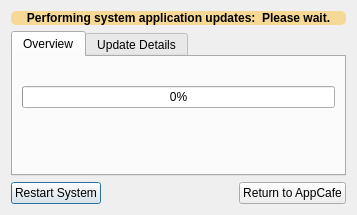
<?xml version="1.0" encoding="UTF-8"?>
<ui version="4.0">
 <class>UpdateDialog</class>
 <widget class="QDialog" name="UpdateDialog">
  <property name="geometry">
   <rect>
    <x>0</x>
    <y>0</y>
    <width>357</width>
    <height>215</height>
   </rect>
  </property>
  <property name="windowTitle">
   <string>Application Updates</string>
  </property>
  <property name="windowIcon">
   <iconset resource="SoftwareManager.qrc">
    <normaloff>:/icons/app_upgrade_small.png</normaloff>:/icons/app_upgrade_small.png</iconset>
  </property>
  <layout class="QVBoxLayout" name="verticalLayout">
   <item>
    <widget class="QLabel" name="label_info">
     <property name="font">
      <font>
       <weight>75</weight>
       <bold>true</bold>
      </font>
     </property>
     <property name="styleSheet">
      <string notr="true">background: rgba(250,210,120,190); border-radius: 5px;</string>
     </property>
     <property name="text">
      <string>Performing system application updates:  Please wait.</string>
     </property>
     <property name="alignment">
      <set>Qt::AlignCenter</set>
     </property>
     <property name="wordWrap">
      <bool>true</bool>
     </property>
    </widget>
   </item>
   <item>
    <widget class="QTabWidget" name="tabWidget">
     <property name="currentIndex">
      <number>0</number>
     </property>
     <widget class="QWidget" name="tab">
      <attribute name="title">
       <string>Overview</string>
      </attribute>
      <layout class="QVBoxLayout" name="verticalLayout_3">
       <item>
        <widget class="QLabel" name="label_progress">
         <property name="text">
          <string/>
         </property>
         <property name="alignment">
          <set>Qt::AlignCenter</set>
         </property>
         <property name="wordWrap">
          <bool>true</bool>
         </property>
        </widget>
       </item>
       <item>
        <widget class="QProgressBar" name="progressBar">
         <property name="value">
          <number>0</number>
         </property>
        </widget>
       </item>
       <item>
        <spacer name="verticalSpacer_2">
         <property name="orientation">
          <enum>Qt::Vertical</enum>
         </property>
         <property name="sizeHint" stdset="0">
          <size>
           <width>20</width>
           <height>40</height>
          </size>
         </property>
        </spacer>
       </item>
      </layout>
     </widget>
     <widget class="QWidget" name="tab_2">
      <attribute name="title">
       <string>Update Details</string>
      </attribute>
      <layout class="QVBoxLayout" name="verticalLayout_2">
       <item>
        <widget class="QTextEdit" name="text_log">
         <property name="styleSheet">
          <string notr="true">color: rgb(255, 255, 255);
background-color: rgb(0, 0, 0);</string>
         </property>
        </widget>
       </item>
      </layout>
     </widget>
    </widget>
   </item>
   <item>
    <layout class="QHBoxLayout" name="horizontalLayout">
     <item>
      <widget class="QPushButton" name="push_reboot">
       <property name="text">
        <string>Restart System</string>
       </property>
       <property name="icon">
        <iconset resource="SoftwareManager.qrc">
         <normaloff>:/icons/app_needroot.png</normaloff>:/icons/app_needroot.png</iconset>
       </property>
      </widget>
     </item>
     <item>
      <spacer name="horizontalSpacer">
       <property name="orientation">
        <enum>Qt::Horizontal</enum>
       </property>
       <property name="sizeHint" stdset="0">
        <size>
         <width>40</width>
         <height>20</height>
        </size>
       </property>
      </spacer>
     </item>
     <item>
      <widget class="QPushButton" name="push_done">
       <property name="text">
        <string>Return to AppCafe</string>
       </property>
       <property name="icon">
        <iconset resource="SoftwareManager.qrc">
         <normaloff>:/icons/appcafe.png</normaloff>:/icons/appcafe.png</iconset>
       </property>
      </widget>
     </item>
    </layout>
   </item>
  </layout>
 </widget>
 <resources>
  <include location="SoftwareManager.qrc"/>
 </resources>
 <connections/>
</ui>
